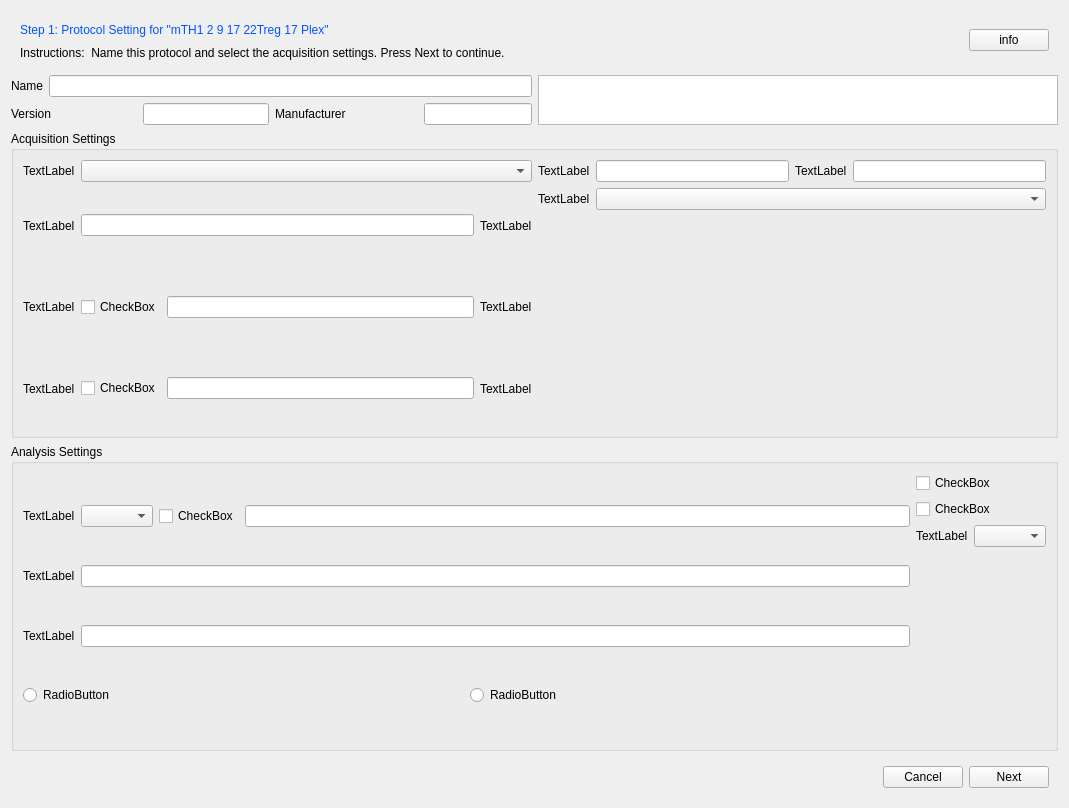
<?xml version="1.0" encoding="UTF-8"?>
<ui version="4.0">
 <class>SettingsWidget</class>
 <widget class="QWidget" name="SettingsWidget">
  <property name="geometry">
   <rect>
    <x>0</x>
    <y>0</y>
    <width>1069</width>
    <height>808</height>
   </rect>
  </property>
  <property name="windowTitle">
   <string>Settings</string>
  </property>
  <layout class="QVBoxLayout" name="verticalLayout_6">
   <item>
    <widget class="QWidget" name="widgetInfo" native="true">
     <layout class="QHBoxLayout" name="horizontalLayout_2">
      <item>
       <layout class="QVBoxLayout" name="verticalLayout">
        <item>
         <layout class="QHBoxLayout" name="horizontalLayout">
          <item>
           <widget class="QLabel" name="labelWelcome">
            <property name="palette">
             <palette>
              <active>
               <colorrole role="WindowText">
                <brush brushstyle="SolidPattern">
                 <color alpha="255">
                  <red>0</red>
                  <green>85</green>
                  <blue>255</blue>
                 </color>
                </brush>
               </colorrole>
              </active>
              <inactive>
               <colorrole role="WindowText">
                <brush brushstyle="SolidPattern">
                 <color alpha="255">
                  <red>0</red>
                  <green>85</green>
                  <blue>255</blue>
                 </color>
                </brush>
               </colorrole>
              </inactive>
              <disabled>
               <colorrole role="WindowText">
                <brush brushstyle="SolidPattern">
                 <color alpha="255">
                  <red>120</red>
                  <green>120</green>
                  <blue>120</blue>
                 </color>
                </brush>
               </colorrole>
              </disabled>
             </palette>
            </property>
            <property name="text">
             <string>Step 1: Protocol Setting for &quot;mTH1 2 9 17 22Treg 17 Plex&quot;</string>
            </property>
           </widget>
          </item>
          <item>
           <spacer name="horizontalSpacer">
            <property name="orientation">
             <enum>Qt::Horizontal</enum>
            </property>
            <property name="sizeHint" stdset="0">
             <size>
              <width>40</width>
              <height>20</height>
             </size>
            </property>
           </spacer>
          </item>
         </layout>
        </item>
        <item>
         <widget class="QLabel" name="labelInfo">
          <property name="text">
           <string>Instructions:  Name this protocol and select the acquisition settings. Press Next to continue.</string>
          </property>
         </widget>
        </item>
       </layout>
      </item>
      <item>
       <spacer name="horizontalSpacer_2">
        <property name="orientation">
         <enum>Qt::Horizontal</enum>
        </property>
        <property name="sizeHint" stdset="0">
         <size>
          <width>40</width>
          <height>20</height>
         </size>
        </property>
       </spacer>
      </item>
      <item>
       <widget class="QPushButton" name="pushButtonInfo">
        <property name="text">
         <string>info</string>
        </property>
       </widget>
      </item>
     </layout>
    </widget>
   </item>
   <item>
    <layout class="QHBoxLayout" name="horizontalLayout_8">
     <item>
      <layout class="QVBoxLayout" name="verticalLayout_2">
       <item>
        <layout class="QHBoxLayout" name="horizontalLayout_6">
         <item>
          <widget class="QLabel" name="labelName">
           <property name="text">
            <string>Name</string>
           </property>
          </widget>
         </item>
         <item>
          <widget class="QLineEdit" name="lineEditName"/>
         </item>
        </layout>
       </item>
       <item>
        <layout class="QHBoxLayout" name="horizontalLayout_7">
         <item>
          <layout class="QHBoxLayout" name="horizontalLayout_5">
           <item>
            <widget class="QLabel" name="labelVersion">
             <property name="text">
              <string>Version</string>
             </property>
            </widget>
           </item>
           <item>
            <widget class="QLineEdit" name="lineEditVersion">
             <property name="sizePolicy">
              <sizepolicy hsizetype="Minimum" vsizetype="Fixed">
               <horstretch>0</horstretch>
               <verstretch>0</verstretch>
              </sizepolicy>
             </property>
            </widget>
           </item>
          </layout>
         </item>
         <item>
          <layout class="QHBoxLayout" name="horizontalLayout_4">
           <item>
            <widget class="QLabel" name="labelManufacturer">
             <property name="text">
              <string>Manufacturer</string>
             </property>
            </widget>
           </item>
           <item>
            <widget class="QLineEdit" name="lineEditManufacturer">
             <property name="sizePolicy">
              <sizepolicy hsizetype="Fixed" vsizetype="Fixed">
               <horstretch>0</horstretch>
               <verstretch>0</verstretch>
              </sizepolicy>
             </property>
            </widget>
           </item>
          </layout>
         </item>
        </layout>
       </item>
      </layout>
     </item>
     <item>
      <widget class="QPlainTextEdit" name="plainTextEdit">
       <property name="sizePolicy">
        <sizepolicy hsizetype="Expanding" vsizetype="Ignored">
         <horstretch>0</horstretch>
         <verstretch>0</verstretch>
        </sizepolicy>
       </property>
      </widget>
     </item>
    </layout>
   </item>
   <item>
    <widget class="QGroupBox" name="groupBoxAcquisitionSettings">
     <property name="sizePolicy">
      <sizepolicy hsizetype="Preferred" vsizetype="Expanding">
       <horstretch>0</horstretch>
       <verstretch>0</verstretch>
      </sizepolicy>
     </property>
     <property name="title">
      <string>Acquisition Settings</string>
     </property>
     <layout class="QHBoxLayout" name="horizontalLayout_13">
      <item>
       <layout class="QGridLayout" name="gridLayout_2">
        <item row="0" column="0">
         <widget class="QLabel" name="label">
          <property name="text">
           <string>TextLabel</string>
          </property>
         </widget>
        </item>
        <item row="0" column="1">
         <widget class="QComboBox" name="comboBox"/>
        </item>
        <item row="1" column="0">
         <widget class="QLabel" name="label_2">
          <property name="text">
           <string>TextLabel</string>
          </property>
         </widget>
        </item>
        <item row="1" column="1">
         <layout class="QHBoxLayout" name="horizontalLayout_10">
          <item>
           <widget class="QLineEdit" name="lineEdit"/>
          </item>
          <item>
           <widget class="QLabel" name="label_6">
            <property name="text">
             <string>TextLabel</string>
            </property>
           </widget>
          </item>
         </layout>
        </item>
        <item row="2" column="0">
         <widget class="QLabel" name="label_7">
          <property name="text">
           <string>TextLabel</string>
          </property>
         </widget>
        </item>
        <item row="2" column="1">
         <layout class="QHBoxLayout" name="horizontalLayout_11">
          <item>
           <widget class="QCheckBox" name="checkBox">
            <property name="text">
             <string>CheckBox</string>
            </property>
           </widget>
          </item>
          <item>
           <widget class="QLineEdit" name="lineEdit_4"/>
          </item>
          <item>
           <widget class="QLabel" name="label_9">
            <property name="text">
             <string>TextLabel</string>
            </property>
           </widget>
          </item>
         </layout>
        </item>
        <item row="3" column="0">
         <widget class="QLabel" name="label_8">
          <property name="text">
           <string>TextLabel</string>
          </property>
         </widget>
        </item>
        <item row="3" column="1">
         <layout class="QHBoxLayout" name="horizontalLayout_12">
          <item>
           <widget class="QCheckBox" name="checkBox_2">
            <property name="text">
             <string>CheckBox</string>
            </property>
           </widget>
          </item>
          <item>
           <widget class="QLineEdit" name="lineEdit_5"/>
          </item>
          <item>
           <widget class="QLabel" name="label_10">
            <property name="text">
             <string>TextLabel</string>
            </property>
           </widget>
          </item>
         </layout>
        </item>
       </layout>
      </item>
      <item>
       <layout class="QVBoxLayout" name="verticalLayout_3">
        <item>
         <layout class="QGridLayout" name="gridLayout">
          <item row="0" column="0">
           <widget class="QLabel" name="label_4">
            <property name="text">
             <string>TextLabel</string>
            </property>
           </widget>
          </item>
          <item row="0" column="1">
           <layout class="QHBoxLayout" name="horizontalLayout_9">
            <item>
             <widget class="QLineEdit" name="lineEdit_2"/>
            </item>
            <item>
             <widget class="QLabel" name="label_5">
              <property name="text">
               <string>TextLabel</string>
              </property>
             </widget>
            </item>
            <item>
             <widget class="QLineEdit" name="lineEdit_3"/>
            </item>
           </layout>
          </item>
          <item row="1" column="0">
           <widget class="QLabel" name="label_3">
            <property name="text">
             <string>TextLabel</string>
            </property>
           </widget>
          </item>
          <item row="1" column="1">
           <widget class="QComboBox" name="comboBox_2"/>
          </item>
         </layout>
        </item>
        <item>
         <spacer name="verticalSpacer">
          <property name="orientation">
           <enum>Qt::Vertical</enum>
          </property>
          <property name="sizeHint" stdset="0">
           <size>
            <width>20</width>
            <height>40</height>
           </size>
          </property>
         </spacer>
        </item>
       </layout>
      </item>
     </layout>
    </widget>
   </item>
   <item>
    <widget class="QGroupBox" name="groupBoxAnalysisSettings">
     <property name="sizePolicy">
      <sizepolicy hsizetype="Preferred" vsizetype="Expanding">
       <horstretch>0</horstretch>
       <verstretch>0</verstretch>
      </sizepolicy>
     </property>
     <property name="title">
      <string>Analysis Settings</string>
     </property>
     <layout class="QHBoxLayout" name="horizontalLayout_19">
      <item>
       <layout class="QVBoxLayout" name="verticalLayout_5">
        <item>
         <layout class="QHBoxLayout" name="horizontalLayout_15">
          <item>
           <widget class="QLabel" name="label_11">
            <property name="text">
             <string>TextLabel</string>
            </property>
           </widget>
          </item>
          <item>
           <widget class="QComboBox" name="comboBox_3"/>
          </item>
          <item>
           <widget class="QCheckBox" name="checkBox_3">
            <property name="text">
             <string>CheckBox</string>
            </property>
           </widget>
          </item>
          <item>
           <widget class="QLineEdit" name="lineEdit_6"/>
          </item>
         </layout>
        </item>
        <item>
         <layout class="QHBoxLayout" name="horizontalLayout_16">
          <item>
           <widget class="QLabel" name="label_13">
            <property name="text">
             <string>TextLabel</string>
            </property>
           </widget>
          </item>
          <item>
           <widget class="QLineEdit" name="lineEdit_8"/>
          </item>
         </layout>
        </item>
        <item>
         <layout class="QHBoxLayout" name="horizontalLayout_17">
          <item>
           <widget class="QLabel" name="label_14">
            <property name="text">
             <string>TextLabel</string>
            </property>
           </widget>
          </item>
          <item>
           <widget class="QLineEdit" name="lineEdit_7"/>
          </item>
         </layout>
        </item>
        <item>
         <layout class="QHBoxLayout" name="horizontalLayout_18">
          <item>
           <widget class="QRadioButton" name="radioButton">
            <property name="text">
             <string>RadioButton</string>
            </property>
           </widget>
          </item>
          <item>
           <widget class="QRadioButton" name="radioButton_2">
            <property name="text">
             <string>RadioButton</string>
            </property>
           </widget>
          </item>
         </layout>
        </item>
       </layout>
      </item>
      <item>
       <layout class="QVBoxLayout" name="verticalLayout_4">
        <item>
         <widget class="QCheckBox" name="checkBox_4">
          <property name="text">
           <string>CheckBox</string>
          </property>
         </widget>
        </item>
        <item>
         <widget class="QCheckBox" name="checkBox_5">
          <property name="text">
           <string>CheckBox</string>
          </property>
         </widget>
        </item>
        <item>
         <layout class="QHBoxLayout" name="horizontalLayout_14">
          <item>
           <widget class="QLabel" name="label_12">
            <property name="text">
             <string>TextLabel</string>
            </property>
           </widget>
          </item>
          <item>
           <widget class="QComboBox" name="comboBox_4"/>
          </item>
         </layout>
        </item>
        <item>
         <spacer name="verticalSpacer_2">
          <property name="orientation">
           <enum>Qt::Vertical</enum>
          </property>
          <property name="sizeHint" stdset="0">
           <size>
            <width>20</width>
            <height>40</height>
           </size>
          </property>
         </spacer>
        </item>
       </layout>
      </item>
     </layout>
    </widget>
   </item>
   <item>
    <widget class="QWidget" name="widget" native="true">
     <layout class="QHBoxLayout" name="horizontalLayout_3">
      <item>
       <spacer name="horizontalSpacer_5">
        <property name="orientation">
         <enum>Qt::Horizontal</enum>
        </property>
        <property name="sizeHint" stdset="0">
         <size>
          <width>40</width>
          <height>20</height>
         </size>
        </property>
       </spacer>
      </item>
      <item>
       <widget class="QPushButton" name="pushButtonCancel">
        <property name="text">
         <string>Cancel</string>
        </property>
       </widget>
      </item>
      <item>
       <widget class="QPushButton" name="pushButtonNext">
        <property name="text">
         <string>Next</string>
        </property>
       </widget>
      </item>
     </layout>
    </widget>
   </item>
  </layout>
 </widget>
 <resources/>
 <connections/>
</ui>
